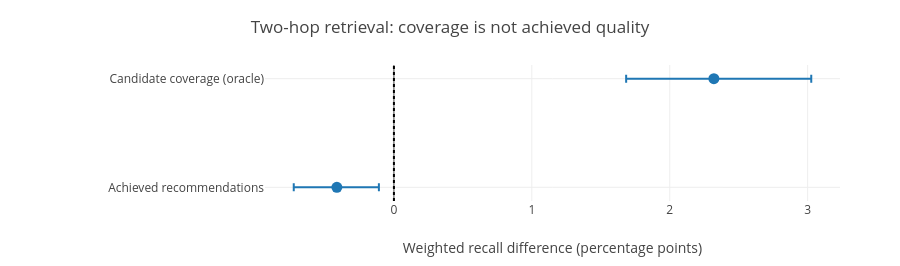

Here is the notebook cell this chart was saved with:
### Code cell
show_chart("Two-hop retrieval: coverage is not achieved quality", coverage_rows(evidence))

### Figure 1 — Plotly figure (JSON) as saved in the notebook; plotly's stock layout.template omitted (floating-point values rounded to 4 significant figures)
{"data": [{"error_x": {"array": [0.7061, 0.3047], "arrayminus": [0.636, 0.3126], "symmetric": false, "type": "data"}, "hovertemplate": "%{y}<br>%{x:+.4f} percentage points<extra></extra>", "marker": {"size": 11}, "mode": "markers", "x": [2.32, -0.4137], "y": ["Candidate coverage (oracle)", "Achieved recommendations"], "type": "scatter"}], "layout": {"margin": {"l": 265, "r": 60, "t": 65, "b": 65}, "yaxis": {"autorange": "reversed"}, "width": 900, "height": 266, "title": {"text": "Two-hop retrieval: coverage is not achieved quality"}, "xaxis": {"title": {"text": "Weighted recall difference (percentage points)"}}, "showlegend": false, "shapes": [{"line": {"dash": "dot"}, "type": "line", "x0": 0, "x1": 0, "xref": "x", "y0": 0, "y1": 1, "yref": "y domain"}]}}
